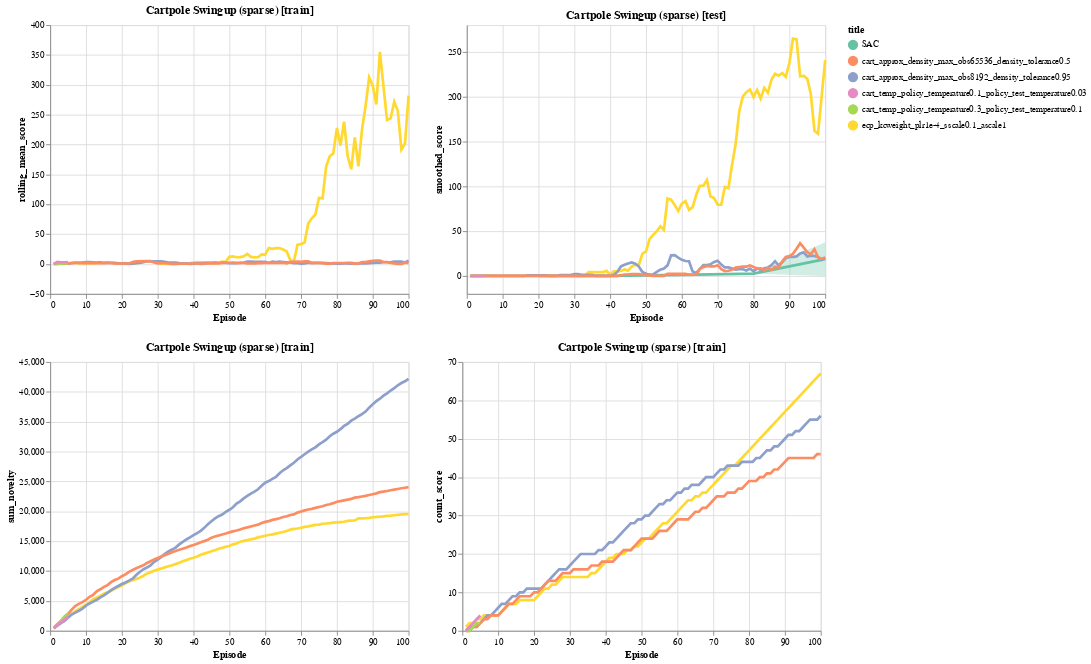

This figure's notebook cell:
### Code cell
alt.themes.enable('personal')
jobs = [
#     load_jobs('ecpkcdiagfix_sscale*', subdir='exploration'),
#     load_jobs('ecpkcdiagfix_plr*', subdir='exploration'),
#     load_jobs('ecpkcdiagfix_plr1e-4_sscale0.1_ascale1*', subdir='exploration'),
#     load_jobs('ecp_tab_20x2*', subdir='exploration', title='tabular count'),
#     load_jobs('cp_noexplore*', subdir='exploration', title='no exploration'),
    load_sac_results('cartpole', 'swingup_sparse'),   
    load_jobs('ecp_kcweight_plr1e-4_sscale0.1*', subdir='exploration'),
#     load_jobs('ecp_kcweight*', subdir='exploration'),
    load_jobs('cart_approx*', subdir='exploration'),
    load_jobs('cart_temp*', subdir='exploration'),
]
data = pd.concat(jobs, sort=False)

N = 100
subset = data
# subset = subset[((subset.episode % 5 == 0) & (subset.test)) | ((subset.episode % 3 == 0) & (~subset.test))]
subset = subset[(subset['episode'] <= N)]
chart = make_base_chart(
    subset, 
    title="Cartpole Swingup (sparse)", 
    color='title',
    window=5,
)

(plot_with_bars(chart, 'rolling_mean_score', test=False) | plot_with_bars(chart, 'smoothed_score', test=True)) & \
(plot_with_bars(chart, 'sum_novelty', test=False) | plot_with_bars(chart, 'count_score', test=False))# & \
# (plot_with_bars(chart, 'policy_entropy', test=False) | plot_with_bars(chart, 'policy_entropy', test=True))

### Figure 1 — Vega-Lite specification as saved in the notebook (floating-point values rounded to 4 significant figures; data arrays with more than 128 entries replaced by an {"elided": "..."} marker saying what was removed)
{"config": {"view": {"height": 300, "width": 400}, "range": {"category": {"scheme": "set2"}, "ordinal": {"scheme": "set2"}}, "legend": {"labelLimit": 0}, "background": "white", "mark": {"clip": true}, "line": {"size": 3}}, "vconcat": [{"hconcat": [{"layer": [{"mark": {"type": "circle", "opacity": 1, "size": 0}, "encoding": {"color": {"type": "nominal", "field": "title"}, "x": {"type": "quantitative", "field": "episode", "title": "Episode"}, "y": {"type": "quantitative", "aggregate": "mean", "field": "rolling_mean_score"}}, "title": "Cartpole Swingup (sparse)", "transform": [{"calculate": "(datum.score > 0.1)", "as": "has_score"}, {"window": [{"op": "sum", "field": "novelty_score", "as": "sum_novelty"}], "frame": [null, 0], "groupby": ["name", "test"], "sort": [{"field": "episode", "order": "ascending"}]}, {"window": [{"op": "sum", "field": "score", "as": "sum_score"}], "frame": [null, 0], "groupby": ["name", "test"], "sort": [{"field": "episode", "order": "ascending"}]}, {"window": [{"op": "sum", "field": "has_score", "as": "count_score"}], "frame": [null, 0], "groupby": ["name", "test"], "sort": [{"field": "episode", "order": "ascending"}]}, {"window": [{"op": "mean", "field": "score", "as": "rolling_mean_score"}], "frame": [-5, 0], "groupby": ["name", "test"], "sort": [{"field": "episode", "order": "ascending"}]}, {"window": [{"op": "mean", "field": "novelty_score", "as": "rolling_mean_novelty"}], "frame": [-5, 0], "groupby": ["name", "test"], "sort": [{"field": "episode", "order": "ascending"}]}, {"calculate": "(((datum.name === 'SAC') * datum.score) + ((datum.name !== 'SAC') * datum.rolling_mean_score))", "as": "smoothed_score"}, {"filter": "(datum.test === false)"}]}, {"mark": {"type": "errorband", "extent": "ci"}, "encoding": {"color": {"type": "nominal", "field": "title"}, "x": {"type": "quantitative", "field": "episode", "title": "Episode"}, "y": {"type": "quantitative", "field": "rolling_mean_score"}}, "title": "Cartpole Swingup (sparse)", "transform": [{"calculate": "(datum.score > 0.1)", "as": "has_score"}, {"window": [{"op": "sum", "field": "novelty_score", "as": "sum_novelty"}], "frame": [null, 0], "groupby": ["name", "test"], "sort": [{"field": "episode", "order": "ascending"}]}, {"window": [{"op": "sum", "field": "score", "as": "sum_score"}], "frame": [null, 0], "groupby": ["name", "test"], "sort": [{"field": "episode", "order": "ascending"}]}, {"window": [{"op": "sum", "field": "has_score", "as": "count_score"}], "frame": [null, 0], "groupby": ["name", "test"], "sort": [{"field": "episode", "order": "ascending"}]}, {"window": [{"op": "mean", "field": "score", "as": "rolling_mean_score"}], "frame": [-5, 0], "groupby": ["name", "test"], "sort": [{"field": "episode", "order": "ascending"}]}, {"window": [{"op": "mean", "field": "novelty_score", "as": "rolling_mean_novelty"}], "frame": [-5, 0], "groupby": ["name", "test"], "sort": [{"field": "episode", "order": "ascending"}]}, {"calculate": "(((datum.name === 'SAC') * datum.score) + ((datum.name !== 'SAC') * datum.rolling_mean_score))", "as": "smoothed_score"}, {"filter": "(datum.test === false)"}]}, {"mark": "line", "encoding": {"color": {"type": "nominal", "field": "title"}, "x": {"type": "quantitative", "field": "episode", "title": "Episode"}, "y": {"type": "quantitative", "aggregate": "mean", "field": "rolling_mean_score"}}, "title": "Cartpole Swingup (sparse)", "transform": [{"calculate": "(datum.score > 0.1)", "as": "has_score"}, {"window": [{"op": "sum", "field": "novelty_score", "as": "sum_novelty"}], "frame": [null, 0], "groupby": ["name", "test"], "sort": [{"field": "episode", "order": "ascending"}]}, {"window": [{"op": "sum", "field": "score", "as": "sum_score"}], "frame": [null, 0], "groupby": ["name", "test"], "sort": [{"field": "episode", "order": "ascending"}]}, {"window": [{"op": "sum", "field": "has_score", "as": "count_score"}], "frame": [null, 0], "groupby": ["name", "test"], "sort": [{"field": "episode", "order": "ascending"}]}, {"window": [{"op": "mean", "field": "score", "as": "rolling_mean_score"}], "frame": [-5, 0], "groupby": ["name", "test"], "sort": [{"field": "episode", "order": "ascending"}]}, {"window": [{"op": "mean", "field": "novelty_score", "as": "rolling_mean_novelty"}], "frame": [-5, 0], "groupby": ["name", "test"], "sort": [{"field": "episode", "order": "ascending"}]}, {"calculate": "(((datum.name === 'SAC') * datum.score) + ((datum.name !== 'SAC') * datum.rolling_mean_score))", "as": "smoothed_score"}, {"filter": "(datum.test === false)"}]}], "title": "Cartpole Swingup (sparse) [train]"}, {"layer": [{"mark": {"type": "circle", "opacity": 1, "size": 0}, "encoding": {"color": {"type": "nominal", "field": "title"}, "x": {"type": "quantitative", "field": "episode", "title": "Episode"}, "y": {"type": "quantitative", "aggregate": "mean", "field": "smoothed_score"}}, "title": "Cartpole Swingup (sparse)", "transform": [{"calculate": "(datum.score > 0.1)", "as": "has_score"}, {"window": [{"op": "sum", "field": "novelty_score", "as": "sum_novelty"}], "frame": [null, 0], "groupby": ["name", "test"], "sort": [{"field": "episode", "order": "ascending"}]}, {"window": [{"op": "sum", "field": "score", "as": "sum_score"}], "frame": [null, 0], "groupby": ["name", "test"], "sort": [{"field": "episode", "order": "ascending"}]}, {"window": [{"op": "sum", "field": "has_score", "as": "count_score"}], "frame": [null, 0], "groupby": ["name", "test"], "sort": [{"field": "episode", "order": "ascending"}]}, {"window": [{"op": "mean", "field": "score", "as": "rolling_mean_score"}], "frame": [-5, 0], "groupby": ["name", "test"], "sort": [{"field": "episode", "order": "ascending"}]}, {"window": [{"op": "mean", "field": "novelty_score", "as": "rolling_mean_novelty"}], "frame": [-5, 0], "groupby": ["name", "test"], "sort": [{"field": "episode", "order": "ascending"}]}, {"calculate": "(((datum.name === 'SAC') * datum.score) + ((datum.name !== 'SAC') * datum.rolling_mean_score))", "as": "smoothed_score"}, {"filter": "(datum.test === true)"}]}, {"mark": {"type": "errorband", "extent": "ci"}, "encoding": {"color": {"type": "nominal", "field": "title"}, "x": {"type": "quantitative", "field": "episode", "title": "Episode"}, "y": {"type": "quantitative", "field": "smoothed_score"}}, "title": "Cartpole Swingup (sparse)", "transform": [{"calculate": "(datum.score > 0.1)", "as": "has_score"}, {"window": [{"op": "sum", "field": "novelty_score", "as": "sum_novelty"}], "frame": [null, 0], "groupby": ["name", "test"], "sort": [{"field": "episode", "order": "ascending"}]}, {"window": [{"op": "sum", "field": "score", "as": "sum_score"}], "frame": [null, 0], "groupby": ["name", "test"], "sort": [{"field": "episode", "order": "ascending"}]}, {"window": [{"op": "sum", "field": "has_score", "as": "count_score"}], "frame": [null, 0], "groupby": ["name", "test"], "sort": [{"field": "episode", "order": "ascending"}]}, {"window": [{"op": "mean", "field": "score", "as": "rolling_mean_score"}], "frame": [-5, 0], "groupby": ["name", "test"], "sort": [{"field": "episode", "order": "ascending"}]}, {"window": [{"op": "mean", "field": "novelty_score", "as": "rolling_mean_novelty"}], "frame": [-5, 0], "groupby": ["name", "test"], "sort": [{"field": "episode", "order": "ascending"}]}, {"calculate": "(((datum.name === 'SAC') * datum.score) + ((datum.name !== 'SAC') * datum.rolling_mean_score))", "as": "smoothed_score"}, {"filter": "(datum.test === true)"}]}, {"mark": "line", "encoding": {"color": {"type": "nominal", "field": "title"}, "x": {"type": "quantitative", "field": "episode", "title": "Episode"}, "y": {"type": "quantitative", "aggregate": "mean", "field": "smoothed_score"}}, "title": "Cartpole Swingup (sparse)", "transform": [{"calculate": "(datum.score > 0.1)", "as": "has_score"}, {"window": [{"op": "sum", "field": "novelty_score", "as": "sum_novelty"}], "frame": [null, 0], "groupby": ["name", "test"], "sort": [{"field": "episode", "order": "ascending"}]}, {"window": [{"op": "sum", "field": "score", "as": "sum_score"}], "frame": [null, 0], "groupby": ["name", "test"], "sort": [{"field": "episode", "order": "ascending"}]}, {"window": [{"op": "sum", "field": "has_score", "as": "count_score"}], "frame": [null, 0], "groupby": ["name", "test"], "sort": [{"field": "episode", "order": "ascending"}]}, {"window": [{"op": "mean", "field": "score", "as": "rolling_mean_score"}], "frame": [-5, 0], "groupby": ["name", "test"], "sort": [{"field": "episode", "order": "ascending"}]}, {"window": [{"op": "mean", "field": "novelty_score", "as": "rolling_mean_novelty"}], "frame": [-5, 0], "groupby": ["name", "test"], "sort": [{"field": "episode", "order": "ascending"}]}, {"calculate": "(((datum.name === 'SAC') * datum.score) + ((datum.name !== 'SAC') * datum.rolling_mean_score))", "as": "smoothed_score"}, {"filter": "(datum.test === true)"}]}], "title": "Cartpole Swingup (sparse) [test]"}]}, {"hconcat": [{"layer": [{"mark": {"type": "circle", "opacity": 1, "size": 0}, "encoding": {"color": {"type": "nominal", "field": "title"}, "x": {"type": "quantitative", "field": "episode", "title": "Episode"}, "y": {"type": "quantitative", "aggregate": "mean", "field": "sum_novelty"}}, "title": "Cartpole Swingup (sparse)", "transform": [{"calculate": "(datum.score > 0.1)", "as": "has_score"}, {"window": [{"op": "sum", "field": "novelty_score", "as": "sum_novelty"}], "frame": [null, 0], "groupby": ["name", "test"], "sort": [{"field": "episode", "order": "ascending"}]}, {"window": [{"op": "sum", "field": "score", "as": "sum_score"}], "frame": [null, 0], "groupby": ["name", "test"], "sort": [{"field": "episode", "order": "ascending"}]}, {"window": [{"op": "sum", "field": "has_score", "as": "count_score"}], "frame": [null, 0], "groupby": ["name", "test"], "sort": [{"field": "episode", "order": "ascending"}]}, {"window": [{"op": "mean", "field": "score", "as": "rolling_mean_score"}], "frame": [-5, 0], "groupby": ["name", "test"], "sort": [{"field": "episode", "order": "ascending"}]}, {"window": [{"op": "mean", "field": "novelty_score", "as": "rolling_mean_novelty"}], "frame": [-5, 0], "groupby": ["name", "test"], "sort": [{"field": "episode", "order": "ascending"}]}, {"calculate": "(((datum.name === 'SAC') * datum.score) + ((datum.name !== 'SAC') * datum.rolling_mean_score))", "as": "smoothed_score"}, {"filter": "(datum.test === false)"}]}, {"mark": {"type": "errorband", "extent": "ci"}, "encoding": {"color": {"type": "nominal", "field": "title"}, "x": {"type": "quantitative", "field": "episode", "title": "Episode"}, "y": {"type": "quantitative", "field": "sum_novelty"}}, "title": "Cartpole Swingup (sparse)", "transform": [{"calculate": "(datum.score > 0.1)", "as": "has_score"}, {"window": [{"op": "sum", "field": "novelty_score", "as": "sum_novelty"}], "frame": [null, 0], "groupby": ["name", "test"], "sort": [{"field": "episode", "order": "ascending"}]}, {"window": [{"op": "sum", "field": "score", "as": "sum_score"}], "frame": [null, 0], "groupby": ["name", "test"], "sort": [{"field": "episode", "order": "ascending"}]}, {"window": [{"op": "sum", "field": "has_score", "as": "count_score"}], "frame": [null, 0], "groupby": ["name", "test"], "sort": [{"field": "episode", "order": "ascending"}]}, {"window": [{"op": "mean", "field": "score", "as": "rolling_mean_score"}], "frame": [-5, 0], "groupby": ["name", "test"], "sort": [{"field": "episode", "order": "ascending"}]}, {"window": [{"op": "mean", "field": "novelty_score", "as": "rolling_mean_novelty"}], "frame": [-5, 0], "groupby": ["name", "test"], "sort": [{"field": "episode", "order": "ascending"}]}, {"calculate": "(((datum.name === 'SAC') * datum.score) + ((datum.name !== 'SAC') * datum.rolling_mean_score))", "as": "smoothed_score"}, {"filter": "(datum.test === false)"}]}, {"mark": "line", "encoding": {"color": {"type": "nominal", "field": "title"}, "x": {"type": "quantitative", "field": "episode", "title": "Episode"}, "y": {"type": "quantitative", "aggregate": "mean", "field": "sum_novelty"}}, "title": "Cartpole Swingup (sparse)", "transform": [{"calculate": "(datum.score > 0.1)", "as": "has_score"}, {"window": [{"op": "sum", "field": "novelty_score", "as": "sum_novelty"}], "frame": [null, 0], "groupby": ["name", "test"], "sort": [{"field": "episode", "order": "ascending"}]}, {"window": [{"op": "sum", "field": "score", "as": "sum_score"}], "frame": [null, 0], "groupby": ["name", "test"], "sort": [{"field": "episode", "order": "ascending"}]}, {"window": [{"op": "sum", "field": "has_score", "as": "count_score"}], "frame": [null, 0], "groupby": ["name", "test"], "sort": [{"field": "episode", "order": "ascending"}]}, {"window": [{"op": "mean", "field": "score", "as": "rolling_mean_score"}], "frame": [-5, 0], "groupby": ["name", "test"], "sort": [{"field": "episode", "order": "ascending"}]}, {"window": [{"op": "mean", "field": "novelty_score", "as": "rolling_mean_novelty"}], "frame": [-5, 0], "groupby": ["name", "test"], "sort": [{"field": "episode", "order": "ascending"}]}, {"calculate": "(((datum.name === 'SAC') * datum.score) + ((datum.name !== 'SAC') * datum.rolling_mean_score))", "as": "smoothed_score"}, {"filter": "(datum.test === false)"}]}], "title": "Cartpole Swingup (sparse) [train]"}, {"layer": [{"mark": {"type": "circle", "opacity": 1, "size": 0}, "encoding": {"color": {"type": "nominal", "field": "title"}, "x": {"type": "quantitative", "field": "episode", "title": "Episode"}, "y": {"type": "quantitative", "aggregate": "mean", "field": "count_score"}}, "title": "Cartpole Swingup (sparse)", "transform": [{"calculate": "(datum.score > 0.1)", "as": "has_score"}, {"window": [{"op": "sum", "field": "novelty_score", "as": "sum_novelty"}], "frame": [null, 0], "groupby": ["name", "test"], "sort": [{"field": "episode", "order": "ascending"}]}, {"window": [{"op": "sum", "field": "score", "as": "sum_score"}], "frame": [null, 0], "groupby": ["name", "test"], "sort": [{"field": "episode", "order": "ascending"}]}, {"window": [{"op": "sum", "field": "has_score", "as": "count_score"}], "frame": [null, 0], "groupby": ["name", "test"], "sort": [{"field": "episode", "order": "ascending"}]}, {"window": [{"op": "mean", "field": "score", "as": "rolling_mean_score"}], "frame": [-5, 0], "groupby": ["name", "test"], "sort": [{"field": "episode", "order": "ascending"}]}, {"window": [{"op": "mean", "field": "novelty_score", "as": "rolling_mean_novelty"}], "frame": [-5, 0], "groupby": ["name", "test"], "sort": [{"field": "episode", "order": "ascending"}]}, {"calculate": "(((datum.name === 'SAC') * datum.score) + ((datum.name !== 'SAC') * datum.rolling_mean_score))", "as": "smoothed_score"}, {"filter": "(datum.test === false)"}]}, {"mark": {"type": "errorband", "extent": "ci"}, "encoding": {"color": {"type": "nominal", "field": "title"}, "x": {"type": "quantitative", "field": "episode", "title": "Episode"}, "y": {"type": "quantitative", "field": "count_score"}}, "title": "Cartpole Swingup (sparse)", "transform": [{"calculate": "(datum.score > 0.1)", "as": "has_score"}, {"window": [{"op": "sum", "field": "novelty_score", "as": "sum_novelty"}], "frame": [null, 0], "groupby": ["name", "test"], "sort": [{"field": "episode", "order": "ascending"}]}, {"window": [{"op": "sum", "field": "score", "as": "sum_score"}], "frame": [null, 0], "groupby": ["name", "test"], "sort": [{"field": "episode", "order": "ascending"}]}, {"window": [{"op": "sum", "field": "has_score", "as": "count_score"}], "frame": [null, 0], "groupby": ["name", "test"], "sort": [{"field": "episode", "order": "ascending"}]}, {"window": [{"op": "mean", "field": "score", "as": "rolling_mean_score"}], "frame": [-5, 0], "groupby": ["name", "test"], "sort": [{"field": "episode", "order": "ascending"}]}, {"window": [{"op": "mean", "field": "novelty_score", "as": "rolling_mean_novelty"}], "frame": [-5, 0], "groupby": ["name", "test"], "sort": [{"field": "episode", "order": "ascending"}]}, {"calculate": "(((datum.name === 'SAC') * datum.score) + ((datum.name !== 'SAC') * datum.rolling_mean_score))", "as": "smoothed_score"}, {"filter": "(datum.test === false)"}]}, {"mark": "line", "encoding": {"color": {"type": "nominal", "field": "title"}, "x": {"type": "quantitative", "field": "episode", "title": "Episode"}, "y": {"type": "quantitative", "aggregate": "mean", "field": "count_score"}}, "title": "Cartpole Swingup (sparse)", "transform": [{"calculate": "(datum.score > 0.1)", "as": "has_score"}, {"window": [{"op": "sum", "field": "novelty_score", "as": "sum_novelty"}], "frame": [null, 0], "groupby": ["name", "test"], "sort": [{"field": "episode", "order": "ascending"}]}, {"window": [{"op": "sum", "field": "score", "as": "sum_score"}], "frame": [null, 0], "groupby": ["name", "test"], "sort": [{"field": "episode", "order": "ascending"}]}, {"window": [{"op": "sum", "field": "has_score", "as": "count_score"}], "frame": [null, 0], "groupby": ["name", "test"], "sort": [{"field": "episode", "order": "ascending"}]}, {"window": [{"op": "mean", "field": "score", "as": "rolling_mean_score"}], "frame": [-5, 0], "groupby": ["name", "test"], "sort": [{"field": "episode", "order": "ascending"}]}, {"window": [{"op": "mean", "field": "novelty_score", "as": "rolling_mean_novelty"}], "frame": [-5, 0], "groupby": ["name", "test"], "sort": [{"field": "episode", "order": "ascending"}]}, {"calculate": "(((datum.name === 'SAC') * datum.score) + ((datum.name !== 'SAC') * datum.rolling_mean_score))", "as": "smoothed_score"}, {"filter": "(datum.test === false)"}]}], "title": "Cartpole Swingup (sparse) [train]"}]}], "data": {"name": "data-5ddc918181fdaa1cbb5f226769bba282"}, "$schema": "https://vega.github.io/schema/vega-lite/v4.8.1.json", "datasets": {"data-5ddc918181fdaa1cbb5f226769bba282": {"elided": "630 records"}}}
